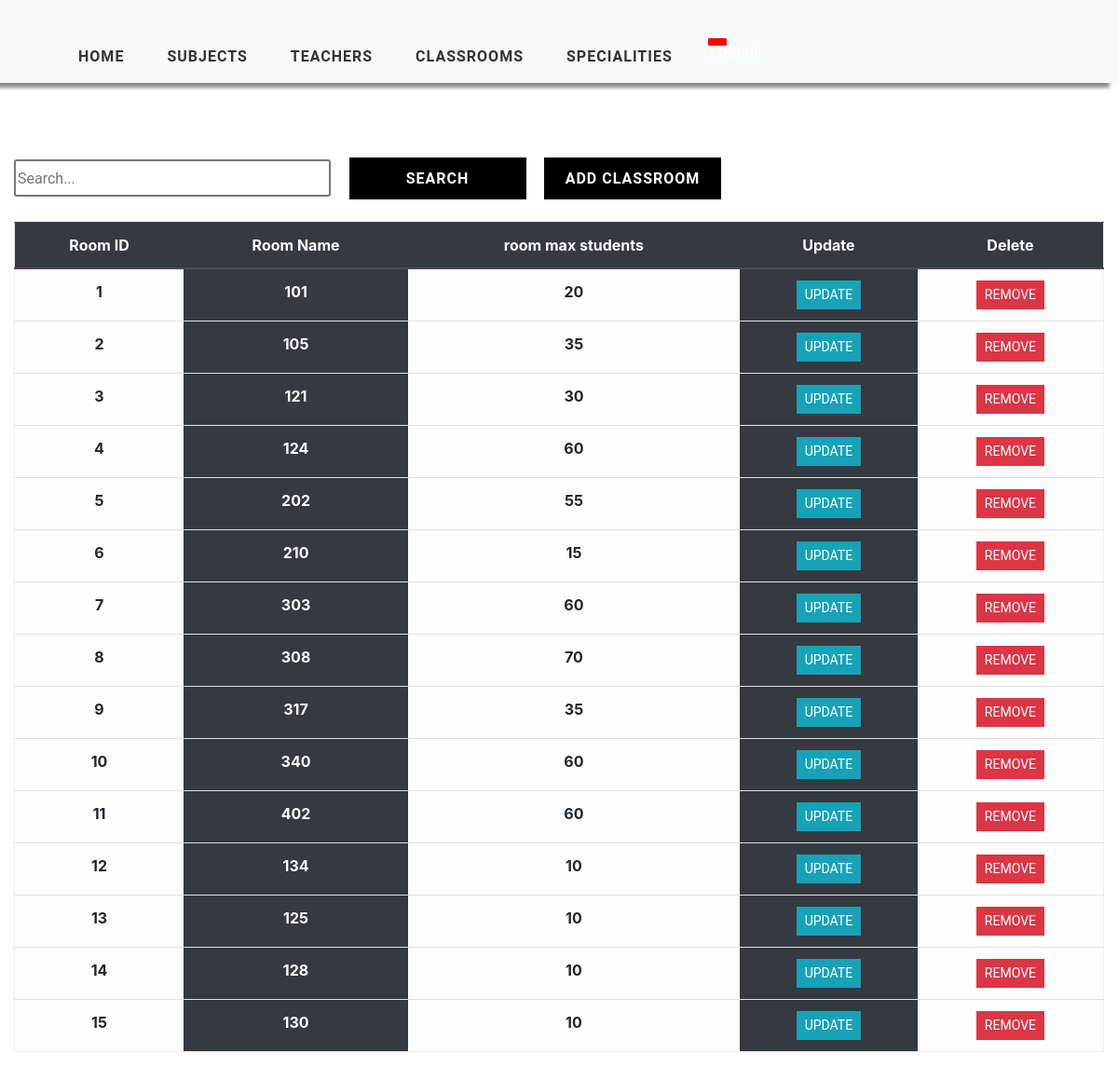
The app's page /room/list with its own data.
### timetableCSP/models.py (models this page shows, shortened)
class Room(models.Model):
    room_id = models.AutoField(primary_key=True)
    room_name = models.CharField(max_length=2000, null=True)
    room_max_students = models.IntegerField(null=True)

### timetableCSP/views.py (the view)
# urls.py: path('room/list', views.roomsList, name='list-room'),
def roomsList(request):
    rooms = Room.objects.all()
    context = {'rooms': rooms}
    return render(request, 'listRoom.html', context)

### templates/listRoom.html (shortened to what this page needs)
{% extends 'main.html' %}
{% load static %}
{% block content %}
    <div class="container-fluid">
    <div class="search">
        <input type="text" class="searchbox" placeholder="Search...">
        <input type="submit" value="Search" class="searchButton">
        <a href="{% url 'add-room' %}"><button class="searchButton">Add Classroom </button></a>
    </div>
	<div class="table-responsive-lg">
        <table class="table ">
            <thead class="thead-dark">
			<tr>
                <div class="header__item filter__link" >
                   <th scope="col" class="text-center">Room ID</th>
                </div>
                <div class="header__item filter__link">
                  <th class="text-center" scope="col">Room Name</th>
                </div>
                <div class="header__item filter__link">
                   <th class="text-center" scope="col">room max students</th>
                </div>
                <div class="header__item filter__link">
                    <th class="text-center" scope="col"> Update</th>
                </div>
                <div class="header__item filter__link">
                     <th class="text-center" scope="col">Delete</th>
                </div>
			</tr>
            </thead>
                {% for room in rooms %}
				<tr>
                        <th scope="row" class="table-light text-center">{{ room.room_id }}</th>
						<th scope="row" class="table-dark text-center"  >{{ room.room_name }}</th>
						<th scope="row" class="table-light text-center"> {{ room.room_max_students}}</th>
                        <th scope="row" class="table-dark text-center"> <a href="{% url 'update-room' room.room_id %}" class="btn btn-sm btn-info">Update</a></th>
                        <th scope="row" class="table-light text-center"> <a href="{% url 'delete-room' room.room_id %}" class="btn btn-sm btn-danger" >Remove</a></th>
					</tr>
                {% endfor %}
        </table>
</div>
    </div>
{% endblock %}

### static/css/style.css (style rules this page uses)
a { cursor: pointer; }

### static/css/tables.css (style rules this page uses)
*, *:before, *:after { box-sizing: border-box; }
body { font-family: "Roboto", sans-serif; margin: 0; }
.table { border: 1px solid #eeeeee; overflow-y: auto; overflow-x: auto; overflow-style: marquee-line; height: 720px; }
.table-data, .header__item { flex: 1 1 20%; text-align: center; font-family: Roboto, sans-serif; font-weight: bold; }
.header__item { text-transform: uppercase; }
.filter__link { color: white; text-decoration: none; position: relative; display: inline-block; padding-left: 24px; padding-right: 24px; }
.filter__link::after { content: ""; position: absolute; right: -18px; color: white; font-size: 12px; top: 50%; transform: translateY(-50%); }
.btn { border-radius: 0 !important; font-family: Roboto, sans-serif !important; text-transform: uppercase; }
.search { display: inline-block; }
.searchbox { width: 340px; height: 40px; border-style: solid; border-radius: 3px; font-family: Roboto, sans-serif; text-align: justify; }
.searchButton { width: 190px; height: 45px ; font-family: Roboto, sans-serif; text-transform: uppercase; letter-spacing: 1px; font-weight: bolder; color: white ; background: black; margin-left: 15px; margin-top: 40px; border-color: black ; border-radius: 0 ; border-style: solid; border-width: 3px ; }

### records on screen
Room: room_id "1", room_name "101", room_max_students "20"
Room: room_id "2", room_name "105", room_max_students "35"
Room: room_id "3", room_name "121", room_max_students "30"
Room: room_id "4", room_name "124", room_max_students "60"
Room: room_id "5", room_name "202", room_max_students "55"
Room: room_id "6", room_name "210", room_max_students "15"
Room: room_id "7", room_name "303", room_max_students "60"
Room: room_id "8", room_name "308", room_max_students "70"
Room: room_id "9", room_name "317", room_max_students "35"
Room: room_id "10", room_name "340", room_max_students "60"
Room: room_id "11", room_name "402", room_max_students "60"
Room: room_id "12", room_name "134", room_max_students "10"
Room: room_id "13", room_name "125", room_max_students "10"
Room: room_id "14", room_name "128", room_max_students "10"
Room: room_id "15", room_name "130", room_max_students "10"
